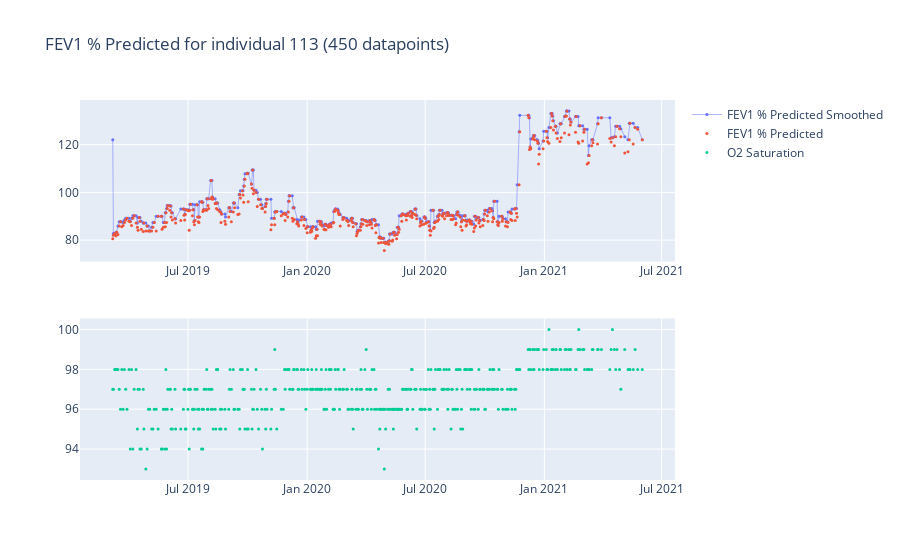
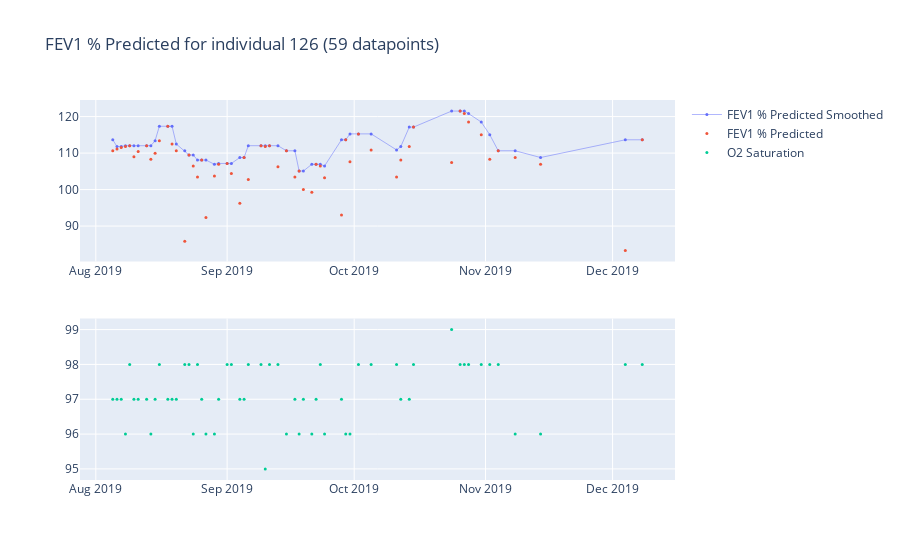
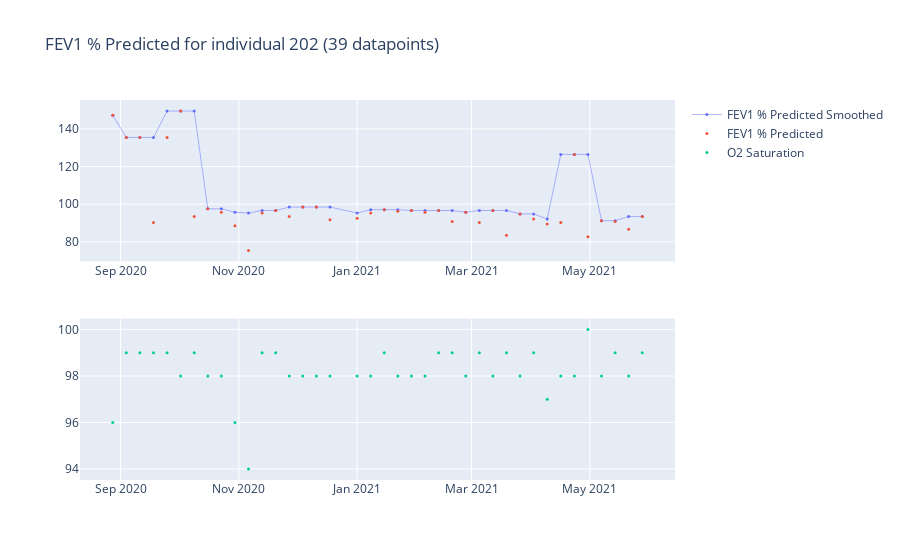
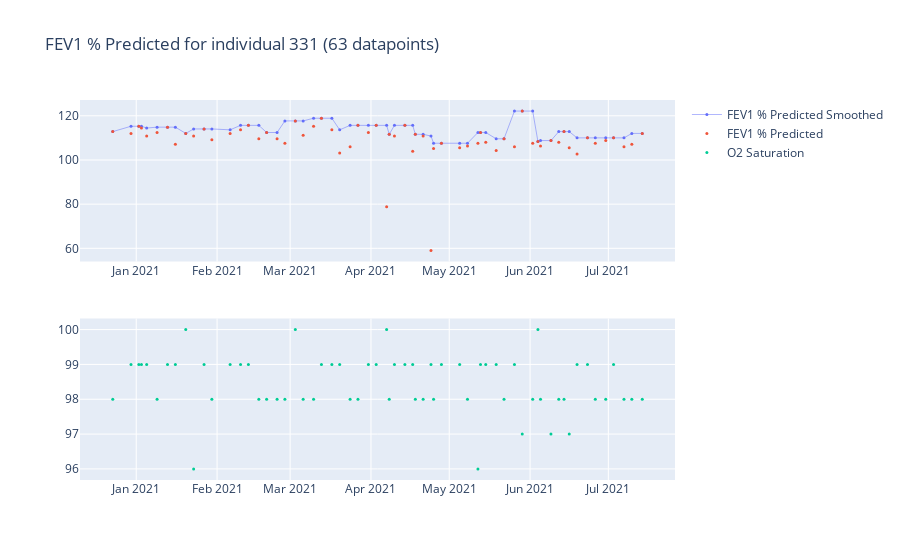

Notebook cell for these charts, in order:
### Code cell
plot_fev1_o2(df, ['113', '126', '202', '331'])
